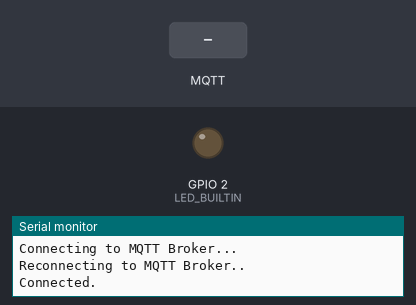
Bench run of a sketch on a simulated ESP32. Shown: output pins drawn as LEDs (lit = HIGH), the last lines printed to the serial monitor. Inputs (shaded band) come from the test bench. WiFi joins after 1.5 s; servers stay silent unless stated; random numbers use the default seed unless the sketch sets one; no MQTT or app messages arrive unless stated.

Above: at 2.7 s.
2.8 s: MQTT message "on" arrives on the second subscribed topic
At 3.9 s:
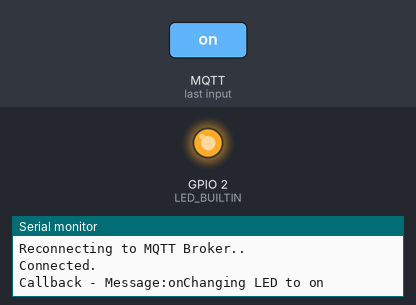
4.3 s: MQTT message "on" arrives on the first subscribed topic
5.8 s: MQTT message "off" arrives on the first subscribed topic
Timing chart, 0 to 8.8 s (numbered marks = the images above; inputs shaded):
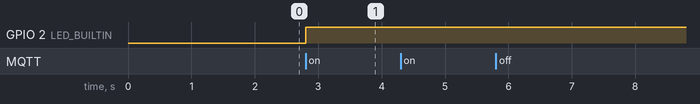

The sketch:

telemetry_worker.ino
```cpp
#include <WiFi.h>
#include <PubSubClient.h>

const char* ssid     = "";
const char* password = "";

// MQTT client
WiFiClient wifiClient;
PubSubClient mqttClient(wifiClient);
char *mqttServer = "broker.hivemq.com";
int mqttPort = 1883;
String LED_STATE = "LOW";
unsigned long lastMsg = 0;

void setup()
{
    Serial.begin(115200);
    delay(10);
    // Config LED
    pinMode(LED_BUILTIN, OUTPUT);

    // Connect to a WiFi network
    connectWifi();

    // Setup MQTT Server
    setupMQTT();
}

void connectWifi() {
    Serial.println();
    Serial.print("Connecting to ");
    Serial.println(ssid);

    WiFi.begin(ssid, password);

    while (WiFi.status() != WL_CONNECTED) {
        delay(500);
        Serial.print(".");
    }

    Serial.println("");
    Serial.println("WiFi connected");
    Serial.println("IP address: ");
    Serial.println(WiFi.localIP());
}

void callback(char* topic, byte* payload, unsigned int length) {
  Serial.print("Callback - ");
  Serial.print("Message:");
  String messageTemp;
  for (int i = 0; i < length; i++) {
    Serial.print((char) payload[i]);
    messageTemp += (char) payload[i];
  }
  // EXO2 Get command LED from MQTT
  if (String(topic) == "/aybrl/led_telemetrie/switch") {
    Serial.print("Changing LED to ");
    if(messageTemp == "on"){
      Serial.println("on");
      turnLedOn();
    }
    else if(messageTemp == "off"){
      Serial.println("off");
      turnLedOff();
    }
  }
}

void setupMQTT() {
  mqttClient.setServer(mqttServer, mqttPort);
  // set the callback function
  mqttClient.setCallback(callback);
}

void publishLEDState() {
    char data[1];
    sprintf(data, "%d", 0);
    if(getLEDState() == "HIGH") sprintf(data, "%d", 1);
    mqttClient.publish("/aybrl/led_telemetrie", data);
}

// Reconnect TO MQTT Server
void reconnect() {
  Serial.println("Connecting to MQTT Broker...");
  while (!mqttClient.connected()) {
      Serial.println("Reconnecting to MQTT Broker..");
      String clientId = "clientId-";
      clientId += String(random(0xffff), HEX);

      if (mqttClient.connect(clientId.c_str())) {
        Serial.println("Connected.");
        // subscribe to topic to publish led state
        mqttClient.subscribe("/aybrl/led_telemetrie");
        // subscribe to topic to get commands
        mqttClient.subscribe("/aybrl/led_telemetrie/switch");
      }

  }
}

String getLEDState() {
    return LED_STATE;
}

void turnLedOn() {
    digitalWrite(LED_BUILTIN, HIGH);
    LED_STATE = "HIGH";
}

void turnLedOff() {
    digitalWrite(LED_BUILTIN, LOW);
    LED_STATE = "LOW";
}

void loop()
{

    if (!mqttClient.connected())
       reconnect();
    mqttClient.loop();

    // EXO1 Publish LED Télémetrie -> MQTT
    //if(getLEDState() == "HIGH") turnLedOff();
    //else turnLedOn();

    unsigned long now = millis();
    if (now - lastMsg > 2000) {
      lastMsg = now;
      publishLEDState();
    }

}
```

Measured:
- after the input at 2.8 s, GPIO 2 (LED_BUILTIN): LOW → HIGH at once
